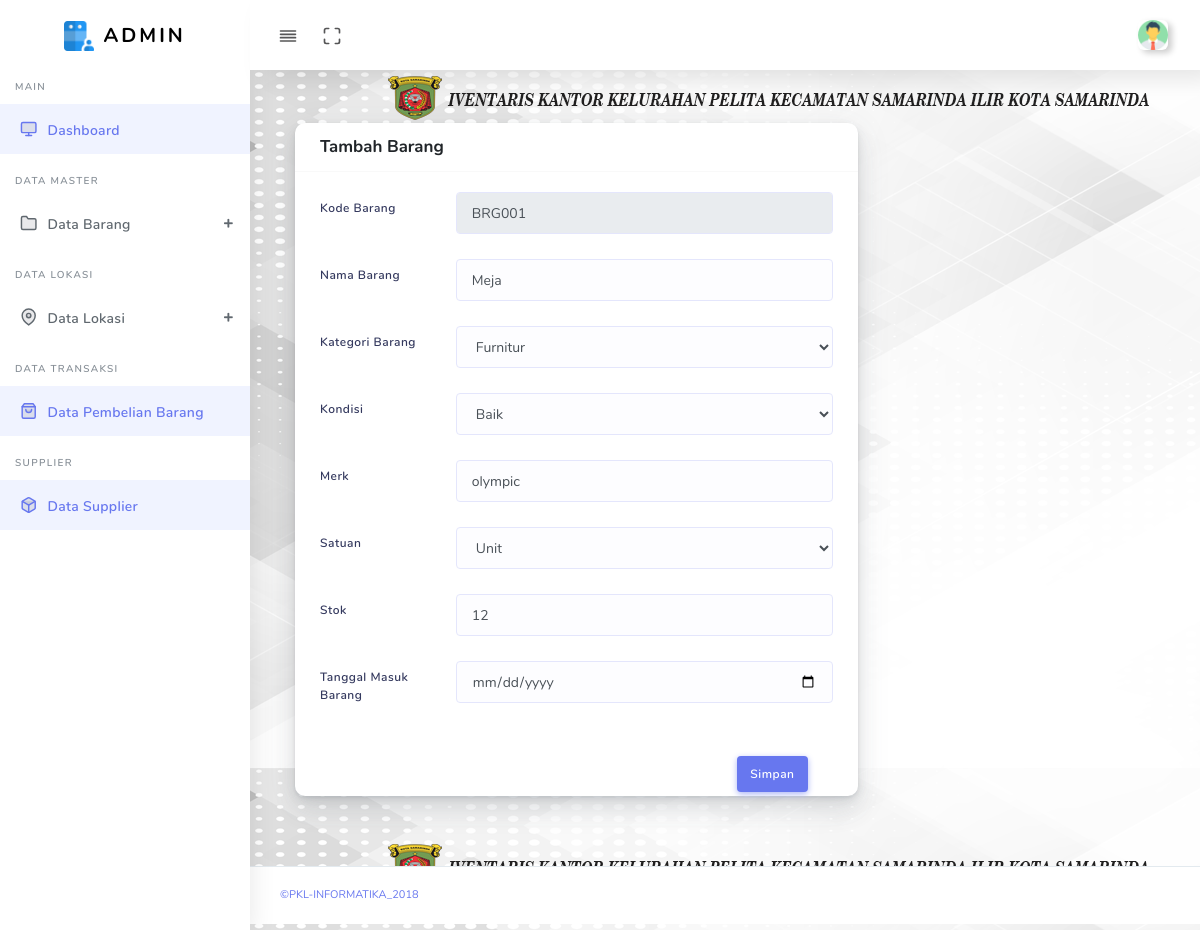
Screenshot of /admin/beranda.php?hal=ubahBarang&kode_barang=BRG001 with the database file from the repository.
### tables this page shows
CREATE TABLE `tbbarang` (
  `kode_barang` varchar(6) NOT NULL,
  `nama_barang` varchar(50) NOT NULL,
  `kategori` varchar(6) NOT NULL,
  `kondisi` varchar(100) NOT NULL,
  `merk` varchar(50) NOT NULL,
  `satuan` varchar(20) NOT NULL,
  `stok` int(11) NOT NULL,
  `tanggal` varchar(20) NOT NULL
);

### admin/dataBarang/ubahBarang.php (the view, shortened to what this page needs)
<?php
	include "../koneksi.php";
	$kode_barang = $_GET['kode_barang'];
?>
<div class=" col-sm-8">
	<div class="card">
		<form class="needs-validation" method="POST" novalidate="">
			<div class="card-header">
				<h4>Tambah Barang</h4>
			</div>
			<?php
				$qubah= mysqli_query($koneksi, "SELECT * FROM tbbarang where kode_barang='$kode_barang'");
				while($data=mysqli_fetch_array($qubah)){
			?>
				<div class="card-body">
					<div class="form-group row">
						<label class="col-sm-3 col-form-label">Kode Barang</label>
						<div class="col-sm-9">
							<input type="text" class="form-control" name="kode_barang" value="<?php echo $data['kode_barang']?>" readonly >
						</div>
					</div>
					<div class="form-group row">
						<label class="col-sm-3 col-form-label">Nama Barang</label>
						<div class="col-sm-9">
							<input type="text" class="form-control" name="nama_barang" value="<?php echo $data['nama_barang']?>"required="">
						</div>
					</div>
					<div class="form-group row">
						<label class="col-sm-3 col-form-label">Kategori Barang</label>
						<div class="col-sm-9">
							<?php
							include"../koneksi.php";
							echo "<select class= 'form-control' name='kode_kategori'>";
							$tampil = mysqli_query($koneksi,"SELECT * FROM tbkategori");
							while ($x = mysqli_fetch_array($tampil)){
								if ($data['kategori']==$x['kode_kategori']) {
									echo"<option value = '$data[kategori]' selected >$x[nama_kategori]</option>";
								}else{
									echo"<option value = '$data[kategori]'>$x[nama_kategori]</option>";
								}
							}
							echo "</select>";
							?>
						</div>
						</div>
						<div class="form-group row">
						<label class="col-sm-3 col-form-label">Kondisi</label>
						<div class="col-sm-9">
							<select class="form-control" name="kondisi">
								<option value="Baik">Baik</option>
							</select>
						</div>
					</div>
					<div class="form-group row">
						<label class="col-sm-3 col-form-label">Merk</label>
						<div class="col-sm-9">
							<input type="text" class="form-control" name="merk" value="<?php echo $data['merk']?>" required="">
						</div>
					</div>
					<div class="form-group row">
						<label class="col-sm-3 col-form-label">Satuan</label>
						<div class="col-sm-9">
							<select class="form-control" name="satuan">
								<option alue="<?php echo $data['satuan']?>"><?php echo $data['satuan']?></option>
							</select>
						</div>
					</div>
					<div class="form-group row">
						<label class="col-sm-3 col-form-label">Stok</label>
						<div class="col-sm-9">
							<input type="number" class="form-control" name="stok" value="<?php echo $data['stok']?>" required="">
						</div>
					</div>
					<div class="form-group row">
                      <label class="col-sm-3 col-form-label">Tanggal Masuk Barang</label>
                      <div class="col-sm-9">
                      	<input type="date" class="form-control" name="tanggal" required="">
                      </div>
                    </div>
						<div class="card-footer">
						<button class="btn btn-primary pull-right">Simpan</button>
					</div>
				</div>
		</form>
		<?php
			}
		?>
	</div>
</div>

### rows the page displays
tbbarang: kode_barang "BRG001", nama_barang "Meja", merk "olympic", satuan "Unit", stok "12"

### other values shown
form field kode_kategori "Furnitur"
